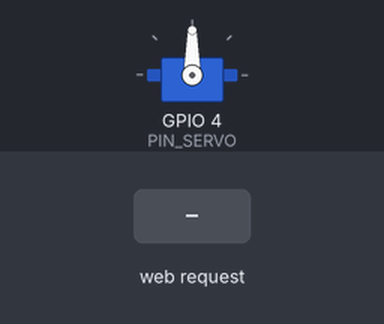
Bench run of a sketch on a simulated ESP32. On the bench: servo. The test bench sets the inputs (shaded band). WiFi joins after 1.5 s; servers stay silent unless stated; what the sketch prints to the serial monitor is not drawn.

Above: at 2.7 s.
2.8 s: HTTP request GET /OpenServoOut received
At 2.9 s:
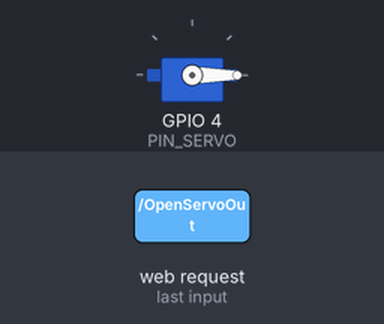
4.4 s: HTTP request GET /CloseServoOut received
At 4.49 s:
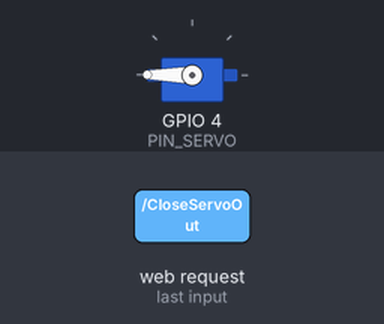
Timing chart, 0 to 7.4 s (numbered marks = the images above; inputs shaded):
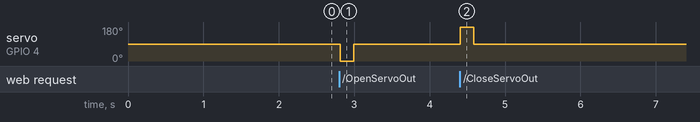

Measured:
- after the input at 2.8 s, servo on GPIO 4 (PIN_SERVO): 90° → 0° at once, → 90° 0.18 s later
- after the input at 4.4 s, servo on GPIO 4 (PIN_SERVO): 90° → 180° at once, → 90° 0.18 s later

The sketch:

codeOut.ino
```cpp
#include <SPI.h>
#include <MFRC522.h>
#include <LiquidCrystal_I2C.h>
#include <WiFi.h>
#include <HTTPClient.h>
#include <ArduinoJson.h>
#include <Arduino_JSON.h>
#include <ESP32Servo.h>
#include <WebServer.h>


const char* ssid = "Live 4_1573";
const char* password = "nguyennam";


#define RST_PIN         2
#define SS_PIN          5
#define PIN_SERVO       4

// define temperature

Servo myServo;

int UID[4], i;
String apiUrl = "192.168.117.88"; // Thay URL

MFRC522 mfrc522(SS_PIN, RST_PIN);


// int giatriRa = 0;
// int giatri1 = 0;
// int giatri2 = 0;
// int giatri3 = 0;
// int giatri4 = 0;

 WebServer server(80);

void setup()
{


//  Connect Servo
    myServo.attach(PIN_SERVO);


// // Connect LCD
    Serial.begin(9600);
//     lcd.init();
//     lcd.backlight();


// Connect RFID
    SPI.begin();
    mfrc522.PCD_Init();

// Connect WiFi

    WiFi.mode(WIFI_STA); //Optional
    WiFi.begin(ssid, password);
    Serial.println("\nConnecting");

    while(WiFi.status() != WL_CONNECTED){
      Serial.print(".");
      delay(100);
    }

    Serial.println("\nConnected to the WiFi network");
    Serial.print("Local ESP32 IP: ");
    Serial.println(WiFi.localIP());

    // Dang ky duong dan cho Server

    server.begin();
    server.on("/OpenServoOut", openServo);
    server.on("/CloseServoOut", closeServo);


}


void loop()
{
   server.handleClient();


// startServo();
  String cardIn = connectRFIDwithLCD();
  if(cardIn != ""){
    Serial.print("hello");
    Serial.print(cardIn);
    sendCheckOut(cardIn);
  }

}


void openServo(){
  server.send(200, "text/plain", "Xin chào từ ESP32!");
  Serial.print("OpenServo");
  myServo.write(0);
  delay(180);
  myServo.write(90);
}
void closeServo(){
  server.send(200, "text/plain", "Xin chào từ ESP32!");
  Serial.print("CloseServo");
  myServo.write(180);
  delay(180);
  myServo.write(90);
}

void startServo(){
  myServo.write(0);
  delay(180);
  myServo.write(90);
  delay(5000);
  myServo.write(180);
  delay(180);
  myServo.write(90);
}

String connectRFIDwithLCD(){
  // startServo();
  if ( ! mfrc522.PICC_IsNewCardPresent())
  {
    return "";
  }

  if ( ! mfrc522.PICC_ReadCardSerial())
  {
    return "";
  }


  for (byte i = 0; i < mfrc522.uid.size; i++)
  {
    Serial.print(mfrc522.uid.uidByte[i] < 0x10 ? " 0" : " ");

    UID[i] = mfrc522.uid.uidByte[i];
              Serial.println();


  }

  // chuyen doi thanh string cua ma so xe
  String result = ""; // Khởi tạo chuỗi rỗng

    for (int i = 0; i < 4; i++) {
        result += String(UID[i]); // Chuyển từng phần tử sang String và nối vào result
        if (i < 3) {
            result += " "; // Thêm dấu cách giữa các số
        }
    }

  mfrc522.PICC_HaltA();
  mfrc522.PCD_StopCrypto1();
  return result;

}


void sendCheckOut(String idCustomer) {
     if (WiFi.status() == WL_CONNECTED) {
        HTTPClient http; // Tạo đối tượng HTTPClient
        String url = "http://" + apiUrl +":8080/inOut/out"; // Thay đổi địa chỉ IP


        http.begin(url);
        http.addHeader("Content-Type", "application/json");

        StaticJsonDocument<200> jsonDoc;
        jsonDoc["card_code"] = idCustomer; // Thêm tham số

    // Chuyển đổi đối tượng JSON thành chuỗi
        String jsonData;
        serializeJson(jsonDoc, jsonData);
        int httpResponseCode = http.POST(jsonData);


        if (httpResponseCode > 0) {
            String responseBody = "{}";
            responseBody = http.getString(); // Nhận phản hồi
            JSONVar responseJson = JSON.parse(responseBody);

            String checkValue = JSON.stringify(responseJson["check"]);
            if (checkValue == "1") {

                  startServo();
                  }

        } else {
            Serial.print("Error on sending POST: ");
            Serial.println(httpResponseCode);
        }

        http.end(); // Giải phóng tài nguyên
    } else {
        Serial.println("WiFi not connected");
    }
}
```
